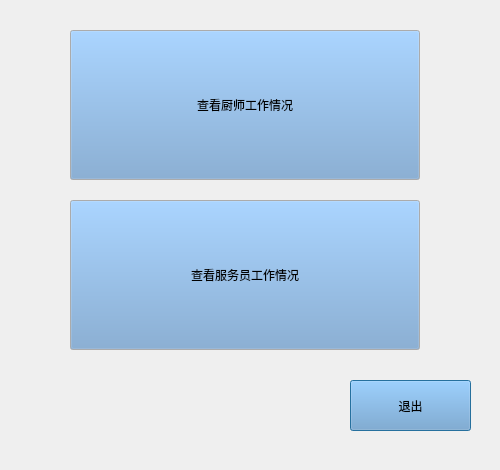
<?xml version="1.0" encoding="UTF-8"?>
<ui version="4.0">
 <class>Managerwindow</class>
 <widget class="QDialog" name="Managerwindow">
  <property name="geometry">
   <rect>
    <x>0</x>
    <y>0</y>
    <width>500</width>
    <height>470</height>
   </rect>
  </property>
  <property name="windowTitle">
   <string/>
  </property>
  <property name="styleSheet">
   <string notr="true">QDialog#Managerwindow{
background-image: url(:/images/chegbg.png);
}</string>
  </property>
  <widget class="QPushButton" name="pushButton_3">
   <property name="geometry">
    <rect>
     <x>350</x>
     <y>380</y>
     <width>121</width>
     <height>51</height>
    </rect>
   </property>
   <property name="palette">
    <palette>
     <active>
      <colorrole role="Button">
       <brush brushstyle="SolidPattern">
        <color alpha="255">
         <red>114</red>
         <green>159</green>
         <blue>207</blue>
        </color>
       </brush>
      </colorrole>
     </active>
     <inactive>
      <colorrole role="Button">
       <brush brushstyle="SolidPattern">
        <color alpha="255">
         <red>114</red>
         <green>159</green>
         <blue>207</blue>
        </color>
       </brush>
      </colorrole>
     </inactive>
     <disabled>
      <colorrole role="Button">
       <brush brushstyle="SolidPattern">
        <color alpha="255">
         <red>114</red>
         <green>159</green>
         <blue>207</blue>
        </color>
       </brush>
      </colorrole>
     </disabled>
    </palette>
   </property>
   <property name="styleSheet">
    <string notr="true">font: 75 23pt &quot;Ume Gothic&quot;;</string>
   </property>
   <property name="text">
    <string>退出</string>
   </property>
  </widget>
  <widget class="QPushButton" name="serverptn">
   <property name="geometry">
    <rect>
     <x>70</x>
     <y>200</y>
     <width>350</width>
     <height>150</height>
    </rect>
   </property>
   <property name="palette">
    <palette>
     <active>
      <colorrole role="Button">
       <brush brushstyle="SolidPattern">
        <color alpha="255">
         <red>114</red>
         <green>159</green>
         <blue>207</blue>
        </color>
       </brush>
      </colorrole>
     </active>
     <inactive>
      <colorrole role="Button">
       <brush brushstyle="SolidPattern">
        <color alpha="255">
         <red>114</red>
         <green>159</green>
         <blue>207</blue>
        </color>
       </brush>
      </colorrole>
     </inactive>
     <disabled>
      <colorrole role="Button">
       <brush brushstyle="SolidPattern">
        <color alpha="255">
         <red>114</red>
         <green>159</green>
         <blue>207</blue>
        </color>
       </brush>
      </colorrole>
     </disabled>
    </palette>
   </property>
   <property name="styleSheet">
    <string notr="true">font: 75 23pt &quot;Ume Gothic&quot;;</string>
   </property>
   <property name="text">
    <string>查看服务员工作情况</string>
   </property>
  </widget>
  <widget class="QPushButton" name="chefbtn">
   <property name="geometry">
    <rect>
     <x>70</x>
     <y>30</y>
     <width>350</width>
     <height>150</height>
    </rect>
   </property>
   <property name="palette">
    <palette>
     <active>
      <colorrole role="Button">
       <brush brushstyle="SolidPattern">
        <color alpha="255">
         <red>114</red>
         <green>159</green>
         <blue>207</blue>
        </color>
       </brush>
      </colorrole>
     </active>
     <inactive>
      <colorrole role="Button">
       <brush brushstyle="SolidPattern">
        <color alpha="255">
         <red>114</red>
         <green>159</green>
         <blue>207</blue>
        </color>
       </brush>
      </colorrole>
     </inactive>
     <disabled>
      <colorrole role="Button">
       <brush brushstyle="SolidPattern">
        <color alpha="255">
         <red>114</red>
         <green>159</green>
         <blue>207</blue>
        </color>
       </brush>
      </colorrole>
     </disabled>
    </palette>
   </property>
   <property name="styleSheet">
    <string notr="true">font: 75 23pt &quot;Ume Gothic&quot;;</string>
   </property>
   <property name="text">
    <string>查看厨师工作情况</string>
   </property>
  </widget>
 </widget>
 <resources/>
 <connections/>
</ui>
